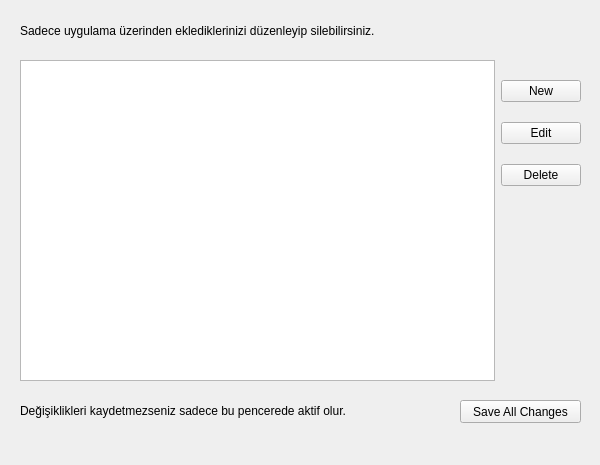
<?xml version="1.0" encoding="UTF-8"?>
<ui version="4.0">
 <class>MainWindow</class>
 <widget class="QMainWindow" name="MainWindow">
  <property name="geometry">
   <rect>
    <x>0</x>
    <y>0</y>
    <width>600</width>
    <height>465</height>
   </rect>
  </property>
  <property name="minimumSize">
   <size>
    <width>600</width>
    <height>465</height>
   </size>
  </property>
  <property name="maximumSize">
   <size>
    <width>600</width>
    <height>465</height>
   </size>
  </property>
  <property name="windowTitle">
   <string>Path Manager</string>
  </property>
  <property name="windowIcon">
   <iconset>
    <normaloff>../ui/icon.png</normaloff>../ui/icon.png</iconset>
  </property>
  <widget class="QWidget" name="centralwidget">
   <widget class="QWidget" name="horizontalLayoutWidget">
    <property name="geometry">
     <rect>
      <x>20</x>
      <y>60</y>
      <width>561</width>
      <height>321</height>
     </rect>
    </property>
    <layout class="QHBoxLayout" name="horizontalLayout">
     <item>
      <widget class="QListWidget" name="listWidget"/>
     </item>
     <item>
      <layout class="QVBoxLayout" name="verticalLayout">
       <property name="spacing">
        <number>0</number>
       </property>
       <property name="bottomMargin">
        <number>175</number>
       </property>
       <item>
        <widget class="QPushButton" name="newButton">
         <property name="text">
          <string>New</string>
         </property>
        </widget>
       </item>
       <item>
        <widget class="QPushButton" name="editButton">
         <property name="text">
          <string>Edit</string>
         </property>
        </widget>
       </item>
       <item>
        <widget class="QPushButton" name="deleteButton">
         <property name="text">
          <string>Delete</string>
         </property>
        </widget>
       </item>
      </layout>
     </item>
    </layout>
   </widget>
   <widget class="QLabel" name="label">
    <property name="geometry">
     <rect>
      <x>20</x>
      <y>20</y>
      <width>551</width>
      <height>21</height>
     </rect>
    </property>
    <property name="text">
     <string>Sadece uygulama üzerinden eklediklerinizi düzenleyip silebilirsiniz.</string>
    </property>
   </widget>
   <widget class="QLabel" name="label_2">
    <property name="geometry">
     <rect>
      <x>20</x>
      <y>400</y>
      <width>471</width>
      <height>21</height>
     </rect>
    </property>
    <property name="text">
     <string>Değişiklikleri kaydetmezseniz sadece bu pencerede aktif olur.</string>
    </property>
   </widget>
   <widget class="QPushButton" name="saveButton">
    <property name="geometry">
     <rect>
      <x>460</x>
      <y>400</y>
      <width>121</width>
      <height>23</height>
     </rect>
    </property>
    <property name="text">
     <string>Save All Changes</string>
    </property>
   </widget>
  </widget>
  <action name="actionAbout">
   <property name="text">
    <string>About</string>
   </property>
  </action>
 </widget>
 <resources/>
 <connections/>
</ui>
